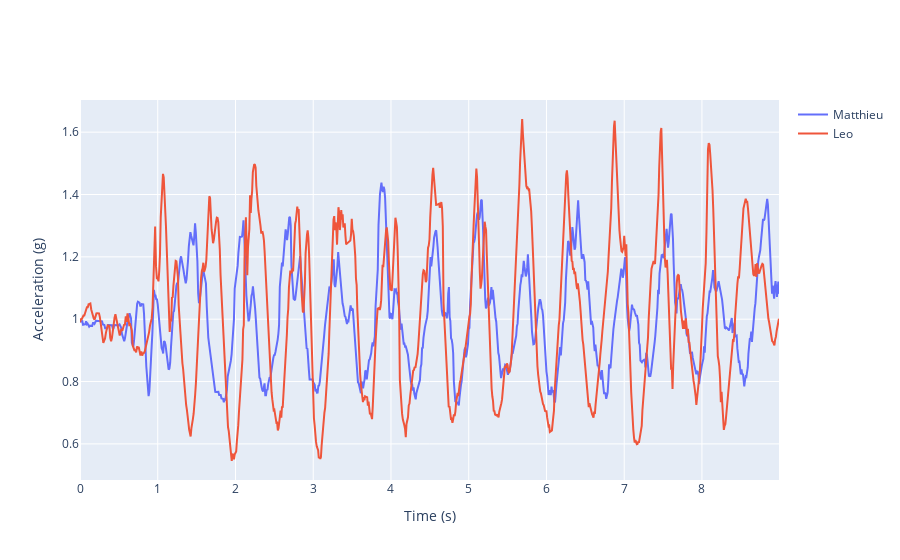

Notebook code for this chart:
### Code cell
multi_line_graph([df_2, df_3],["Matthieu", "Leo"])

### Figure 1 — Plotly figure (JSON) as saved in the notebook; plotly's stock layout.template omitted (floating-point values rounded to 4 significant figures; data arrays with more than 128 entries replaced by an {"elided": "..."} marker saying what was removed)
{"data": [{"mode": "lines", "name": "Matthieu", "type": "scatter", "x": {"elided": "968 float values"}, "y": {"elided": "968 float values"}}, {"mode": "lines", "name": "Leo", "type": "scatter", "x": {"elided": "962 float values"}, "y": {"elided": "962 float values"}}], "layout": {"hovermode": "x", "xaxis": {"title": {"text": "Time (s)"}}, "yaxis": {"title": {"text": "Acceleration (g)"}}}}
